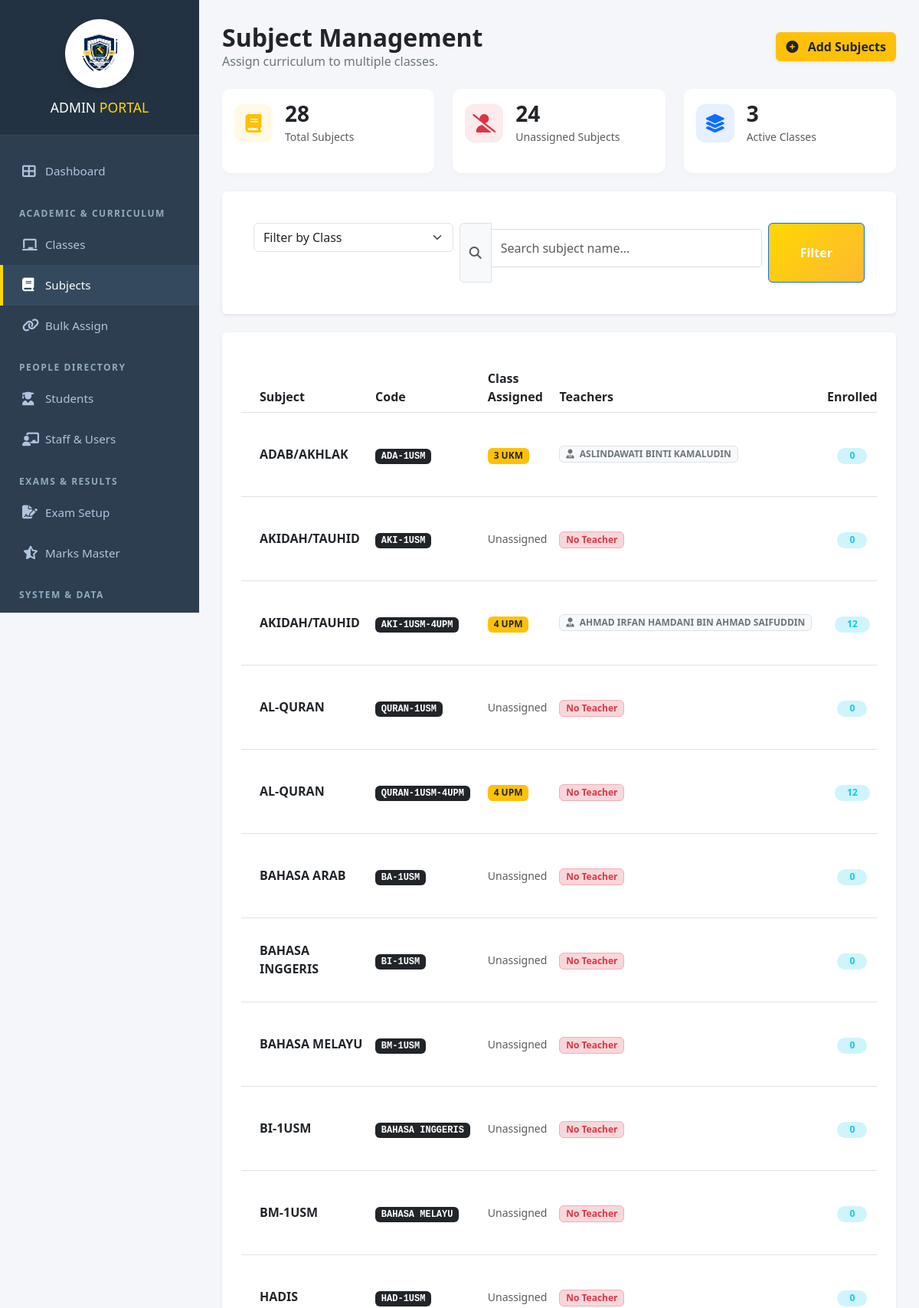
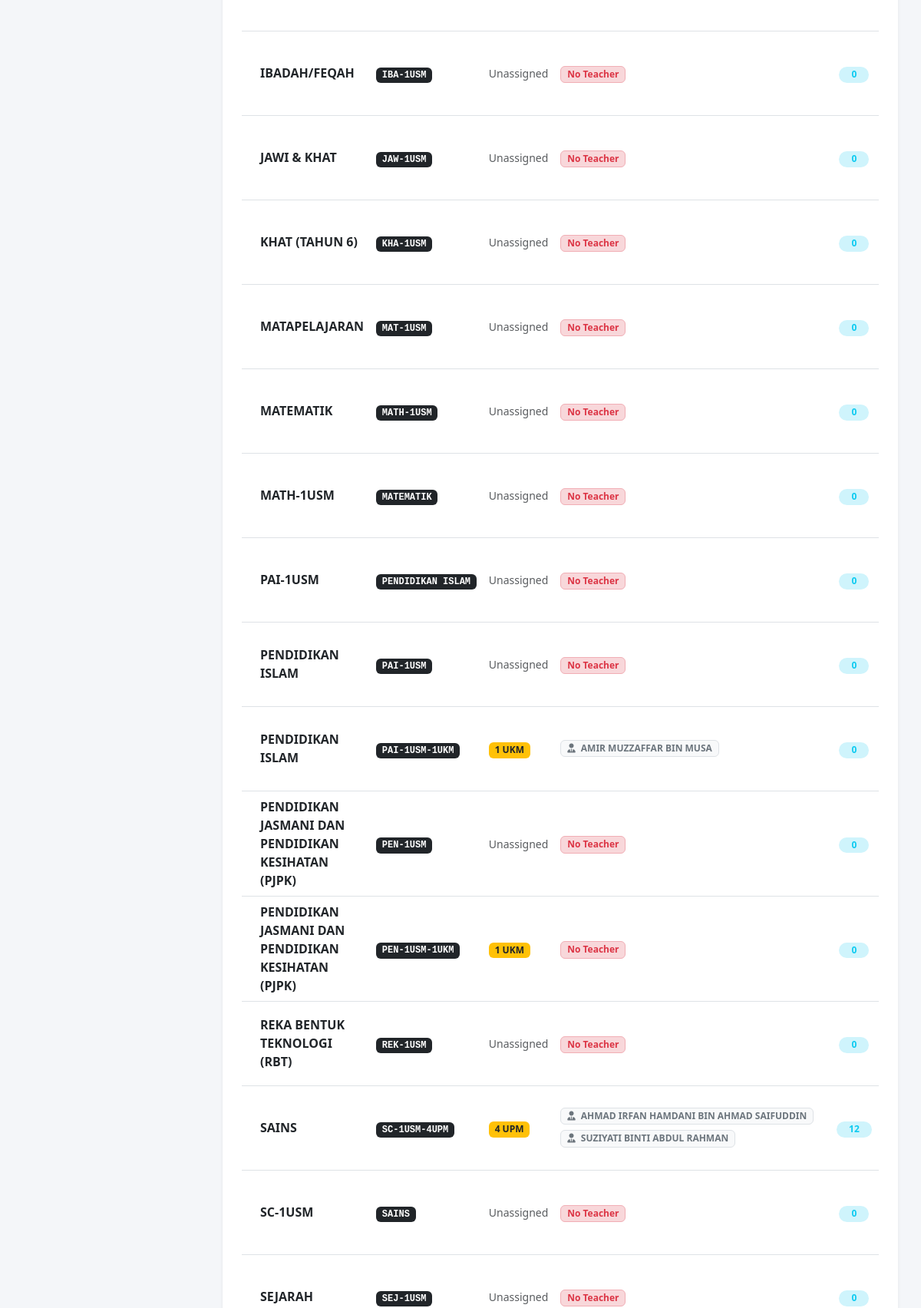
Page /admin/manage_subjects.php (signed in, upper part) on the committed database (2 pictures, top to bottom).
### tables this page shows
CREATE TABLE `subjects` (
  `subject_id` int(11) NOT NULL,
  `subject_name` varchar(100) NOT NULL,
  `subject_code` varchar(20) DEFAULT NULL,
  `class_id` int(11) DEFAULT NULL
);

CREATE TABLE `classes` (
  `class_id` int(11) NOT NULL,
  `class_name` varchar(50) NOT NULL,
  `year` int(11) NOT NULL,
  `class_teacher_id` int(11) DEFAULT NULL
);

### admin/manage_subjects.php (the view, shortened to what this page needs)
<?php
include '../config/db.php';
include 'includes/header.php';
$stats_total = $conn->query("SELECT count(*) as c FROM subjects")->fetch_assoc()['c'];
$stats_no_teacher = $conn->query("
    SELECT count(*) as c FROM subjects s
    WHERE NOT EXISTS (SELECT 1 FROM subject_teachers st WHERE st.subject_id = s.subject_id)
")->fetch_assoc()['c'];
$stats_active = $conn->query("SELECT count(DISTINCT class_id) as c FROM subjects")->fetch_assoc()['c'];
$search = isset($_GET['search']) ? $_GET['search'] : '';
$sql = "SELECT s.*, c.class_name,
        GROUP_CONCAT(u.full_name SEPARATOR ', ') as teacher_names,
        (SELECT COUNT(*) FROM student_subject_enrollment WHERE subject_id = s.subject_id) as enrolled_count
        FROM subjects s
        LEFT JOIN classes c ON s.class_id = c.class_id
        LEFT JOIN subject_teachers st ON s.subject_id = st.subject_id
        LEFT JOIN users u ON st.teacher_id = u.user_id
        WHERE 1=1";
$sql .= " GROUP BY s.subject_id ORDER BY s.subject_name ASC, c.class_name ASC";
$subjects = $conn->query($sql);
?>
<link href="https://cdn.jsdelivr.net/npm/bootstrap@5.3.0/dist/css/bootstrap.min.css" rel="stylesheet">
<link href="https://cdnjs.cloudflare.com/ajax/libs/font-awesome/6.4.0/css/all.min.css" rel="stylesheet">
<div class="wrapper">
    <?php include 'includes/sidebar.php'; ?>
    <div class="main-content">
        <div class="container-fluid">
            <div class="d-flex justify-content-between align-items-center mb-4">
                <div>
                    <h2 class="fw-bold text-dark mb-0">Subject Management</h2>
                    <p class="text-secondary mb-0">Assign curriculum to multiple classes.</p>
                </div>
                <button onclick="toggleForm()" class="btn btn-warning fw-bold text-dark shadow-sm">
                    <i class="fas fa-plus-circle me-2"></i> Add Subjects
                </button>
            </div>
            <div class="row g-4 mb-4">
                <div class="col-md-4">
                    <div class="card stat-card p-3 h-100">
                        <div class="d-flex align-items-center">
                            <div class="stat-icon bg-warning bg-opacity-10 text-warning me-3"><i
                                    class="fas fa-book"></i></div>
                            <div>
                                <h3 class="fw-bold mb-0"><?php echo $stats_total; ?></h3><span
                                    class="text-muted small">Total Subjects</span>
                            </div>
                        </div>
                    </div>
                </div>
                <div class="col-md-4">
                    <div class="card stat-card p-3 h-100">
                        <div class="d-flex align-items-center">
                            <div class="stat-icon bg-danger bg-opacity-10 text-danger me-3"><i
                                    class="fas fa-user-slash"></i></div>
                            <div>
                                <h3 class="fw-bold mb-0"><?php echo $stats_no_teacher; ?></h3><span
                                    class="text-muted small">Unassigned Subjects</span>
                            </div>
                        </div>
                    </div>
                </div>
                <div class="col-md-4">
                    <div class="card stat-card p-3 h-100">
                        <div class="d-flex align-items-center">
                            <div class="stat-icon bg-primary bg-opacity-10 text-primary me-3"><i
                                    class="fas fa-layer-group"></i></div>
                            <div>
                                <h3 class="fw-bold mb-0"><?php echo $stats_active; ?></h3><span
                                    class="text-muted small">Active Classes</span>
                            </div>
                        </div>
                    </div>
                </div>
            </div>
            <div class="card border-0 shadow-sm mb-4">
                <div class="card-body p-3">
                    <form method="GET" class="row g-2">
                        <div class="col-md-4">
                            <select name="class_id" class="form-select">
                                <option value="">Filter by Class</option>
                            </select>
                        </div>
                        <div class="col-md-6">
                            <div class="input-group">
                                <span class="input-group-text bg-light"><i class="fas fa-search text-muted"></i></span>
                                <input type="text" name="search" class="form-control"
                                    placeholder="Search subject name..." value="<?php echo $search; ?>">
                            </div>
                        </div>
                        <div class="col-md-2 d-grid">
                            <button type="submit" class="btn btn-primary fw-bold">Filter</button>
                        </div>
                    </form>
                </div>
            </div>
            <div class="card border-0 shadow-sm">
                <div class="card-body p-0">
                    <div class="table-responsive">
                        <table class="table table-hover align-middle mb-0">
                            <thead class="bg-light">
                                <tr>
                                    <th class="ps-4">Subject</th>
                                    <th>Code</th>
                                    <th>Class Assigned</th>
                                    <th>Teachers</th>
                                    <th class="text-center">Enrolled</th>
                                </tr>
                            </thead>
                            <tbody>
                                <?php if ($subjects->num_rows > 0): ?>
                                    <?php while ($row = $subjects->fetch_assoc()): ?>
                                        <tr>
                                            <td class="ps-4 fw-bold text-dark"><?php echo $row['subject_name']; ?></td>
                                            <td><span
                                                    class="badge bg-dark font-monospace"><?php echo $row['subject_code']; ?></span>
                                            </td>
                                            <td>
                                                <?php if ($row['class_name']): ?>
                                                    <a href="view_class.php?class_id=<?php echo $row['class_id']; ?>"
                                                        class="badge bg-warning text-dark text-decoration-none"><?php echo $row['class_name']; ?></a>
                                                <?php else: ?>
                                                    <span class="text-muted small">Unassigned</span>
                                                <?php endif; ?>
                                            </td>
                                            <td>
                                                <?php if ($row['teacher_names']): ?>
                                                    <?php
                                                    $names = explode(', ', $row['teacher_names']);
                                                    foreach ($names as $n):
                                                        ?>
                                                        <span class="badge bg-light text-secondary border me-1 mb-1">
                                                            <i class="fas fa-user-tie me-1"></i> <?php echo $n; ?>
                                                        </span>
                                                    <?php endforeach; ?>
                                                <?php else: ?>
                                                    <span class="badge bg-danger-subtle text-danger border border-danger-subtle">No
                                                        Teacher</span>
                                                <?php endif; ?>
                                            </td>
                                            <td class="text-center">
                                                <span
                                                    class="badge bg-info-subtle text-info rounded-pill px-3"><?php echo $row['enrolled_count']; ?></span>
                                            </td>
                                        </tr>
                                    <?php endwhile; ?>
                                <?php else: ?>
                                    <tr>
                                        <td colspan="6" class="text-center py-5 text-muted">No subjects found.</td>
                                    </tr>
                                <?php endif; ?>
                            </tbody>
                        </table>
                    </div>
                </div>
            </div>
        </div>
    </div>
</div>
</body>
</html>

### admin/includes/header.php (style rules this page uses)
:root { --primary-gold: #FFD700; --gold-grad: linear-gradient(135deg, #FFD700 0%, #FDB931 100%); --sidebar-width: 260px; --bg-color: #f4f7f6; --text-color: #2c3e50; }
* { box-sizing: border-box; }
body { font-family: 'Segoe UI', Tahoma, Geneva, Verdana, sans-serif; background-color: var(--bg-color); color: var(--text-color); margin: 0; padding: 0; }
.main-content { margin-left: var(--sidebar-width); padding: 30px; min-height: 100vh; transition: margin-left 0.3s ease; }
.card { background: white; padding: 25px; border-radius: 8px; box-shadow: 0 2px 10px rgba(0, 0, 0, 0.05); margin-bottom: 20px; border: 1px solid #eef0f2; }
.btn { padding: 10px 20px; border: none; border-radius: 5px; cursor: pointer; font-weight: 600; text-decoration: none; display: inline-block; transition: 0.2s; }
.btn-primary { background: var(--gold-grad); color: #333; }
input[type="text"], input[type="password"], select, textarea { width: 100%; padding: 12px; margin: 8px 0 20px 0; border: 1px solid #ddd; border-radius: 4px; background: #fff; }
table { width: 100%; border-collapse: collapse; margin-top: 15px; }
th { text-align: left; padding: 15px; background: #f8f9fa; border-bottom: 2px solid var(--primary-gold); color: #555; }
td { padding: 15px; border-bottom: 1px solid #eee; }

### admin/manage_subjects.php (style rules this page uses)
body { background-color: #f4f6f9; overflow-x: hidden; }
.main-content { position: absolute; top: 0; right: 0; width: calc(100% - 260px) !important; margin-left: 260px !important; min-height: 100vh; padding: 0 !important; display: block !important; }
.container-fluid { padding: 30px !important; }
.stat-card { border: none; border-radius: 12px; box-shadow: 0 4px 6px rgba(0, 0, 0, 0.02); transition: 0.2s; }
.stat-icon { width: 50px; height: 50px; border-radius: 12px; display: flex; align-items: center; justify-content: center; font-size: 1.5rem; }

### admin/includes/sidebar.php (style rules this page uses)
:root { --sidebar-bg: #2c3e50; --sidebar-hover: #34495e; --sidebar-active-border: #FFD700; --brand-bg: #233242; }

### rows in the picture
subjects: subject_name "ADAB/AKHLAK", subject_code "ADA-1USM", class.class_name "3 UKM", n "ASLINDAWATI BINTI KAMALUDIN", enrolled_count "0"
subjects: subject_name "AKIDAH/TAUHID", subject_code "AKI-1USM", shows "Unassigned", shows "No Teacher", enrolled_count "0"
subjects: subject_name "AKIDAH/TAUHID", subject_code "AKI-1USM-4UPM", class.class_name "4 UPM", n "AHMAD IRFAN HAMDANI BIN AHMAD SAIFUDDIN", enrolled_count "12"
subjects: subject_name "AL-QURAN", subject_code "QURAN-1USM", shows "Unassigned", shows "No Teacher", enrolled_count "0"
subjects: subject_name "AL-QURAN", subject_code "QURAN-1USM-4UPM", class.class_name "4 UPM", shows "No Teacher", enrolled_count "12"
subjects: subject_name "BAHASA ARAB", subject_code "BA-1USM", shows "Unassigned", shows "No Teacher", enrolled_count "0"
subjects: subject_name "BAHASA INGGERIS", subject_code "BI-1USM", shows "Unassigned", shows "No Teacher", enrolled_count "0"
subjects: subject_name "BAHASA MELAYU", subject_code "BM-1USM", shows "Unassigned", shows "No Teacher", enrolled_count "0"
subjects: subject_name "BI-1USM", subject_code "BAHASA INGGERIS", shows "Unassigned", shows "No Teacher", enrolled_count "0"
subjects: subject_name "BM-1USM", subject_code "BAHASA MELAYU", shows "Unassigned", shows "No Teacher", enrolled_count "0"
subjects: subject_name "HADIS", subject_code "HAD-1USM", shows "Unassigned", shows "No Teacher", enrolled_count "0"
subjects: subject_name "IBADAH/FEQAH", subject_code "IBA-1USM", shows "Unassigned", shows "No Teacher", enrolled_count "0"
subjects: subject_name "JAWI & KHAT", subject_code "JAW-1USM", shows "Unassigned", shows "No Teacher", enrolled_count "0"
subjects: subject_name "KHAT (TAHUN 6)", subject_code "KHA-1USM", shows "Unassigned", shows "No Teacher", enrolled_count "0"
subjects: subject_name "MATAPELAJARAN", subject_code "MAT-1USM", shows "Unassigned", shows "No Teacher", enrolled_count "0"
subjects: subject_name "MATEMATIK", subject_code "MATH-1USM", shows "Unassigned", shows "No Teacher", enrolled_count "0"
subjects: subject_name "MATH-1USM", subject_code "MATEMATIK", shows "Unassigned", shows "No Teacher", enrolled_count "0"
subjects: subject_name "PAI-1USM", subject_code "PENDIDIKAN ISLAM", shows "Unassigned", shows "No Teacher", enrolled_count "0"
subjects: subject_name "PENDIDIKAN ISLAM", subject_code "PAI-1USM", shows "Unassigned", shows "No Teacher", enrolled_count "0"
subjects: subject_name "PENDIDIKAN ISLAM", subject_code "PAI-1USM-1UKM", class.class_name "1 UKM", n "AMIR MUZZAFFAR BIN MUSA", enrolled_count "0"
subjects: subject_name "PENDIDIKAN JASMANI DAN PENDIDIKAN KESIHATAN (PJPK)", subject_code "PEN-1USM", shows "Unassigned", shows "No Teacher", enrolled_count "0"
subjects: subject_name "PENDIDIKAN JASMANI DAN PENDIDIKAN KESIHATAN (PJPK)", subject_code "PEN-1USM-1UKM", class.class_name "1 UKM", shows "No Teacher", enrolled_count "0"
subjects: subject_name "REKA BENTUK TEKNOLOGI (RBT)", subject_code "REK-1USM", shows "Unassigned", shows "No Teacher", enrolled_count "0"
subjects: subject_name "SAINS", subject_code "SC-1USM-4UPM", class.class_name "4 UPM", n "AHMAD IRFAN HAMDANI BIN AHMAD SAIFUDDIN", n "SUZIYATI BINTI ABDUL RAHMAN", enrolled_count "12"
subjects: subject_name "SC-1USM", subject_code "SAINS", shows "Unassigned", shows "No Teacher", enrolled_count "0"
subjects: subject_name "SEJARAH", subject_code "SEJ-1USM", shows "Unassigned", shows "No Teacher", enrolled_count "0"

### other values in the picture
$stats_total "28"
$stats_no_teacher "24"
$stats_active "3"
